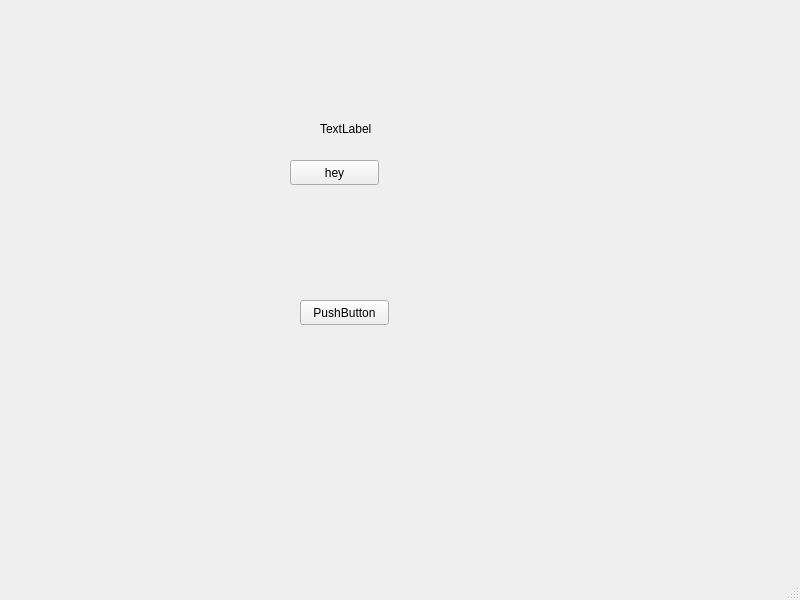
<?xml version="1.0" encoding="UTF-8"?>
<ui version="4.0">
 <class>MainWindow</class>
 <widget class="QMainWindow" name="MainWindow">
  <property name="geometry">
   <rect>
    <x>0</x>
    <y>0</y>
    <width>800</width>
    <height>600</height>
   </rect>
  </property>
  <property name="windowTitle">
   <string>MainWindow</string>
  </property>
  <widget class="QWidget" name="centralwidget">
   <widget class="QLabel" name="label">
    <property name="geometry">
     <rect>
      <x>320</x>
      <y>120</y>
      <width>67</width>
      <height>17</height>
     </rect>
    </property>
    <property name="text">
     <string>TextLabel</string>
    </property>
   </widget>
   <widget class="QPushButton" name="loadFromSharedMemoryButton">
    <property name="geometry">
     <rect>
      <x>300</x>
      <y>300</y>
      <width>89</width>
      <height>25</height>
     </rect>
    </property>
    <property name="text">
     <string>PushButton</string>
    </property>
   </widget>
   <widget class="QPushButton" name="loadFromFileButton">
    <property name="geometry">
     <rect>
      <x>290</x>
      <y>160</y>
      <width>89</width>
      <height>25</height>
     </rect>
    </property>
    <property name="text">
     <string>hey</string>
    </property>
   </widget>
  </widget>
  <widget class="QMenuBar" name="menubar">
   <property name="geometry">
    <rect>
     <x>0</x>
     <y>0</y>
     <width>800</width>
     <height>22</height>
    </rect>
   </property>
  </widget>
  <widget class="QStatusBar" name="statusbar"/>
 </widget>
 <resources/>
 <connections/>
</ui>
